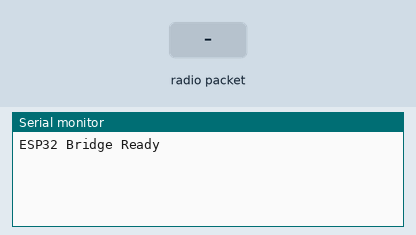
Recording of a program running on a simulated ESP32. On the bench: the last lines printed to the serial monitor. The test bench sets the inputs (shaded band).

Above: at 1.2 s.
1.3 s: radio packet "5" arrives
At 2.2 s:
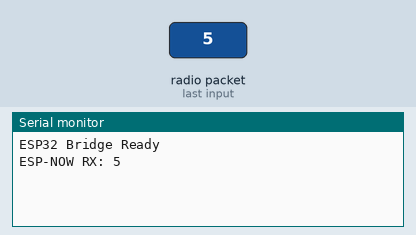
2.8 s: radio packet "90" arrives
At 3.4 s:
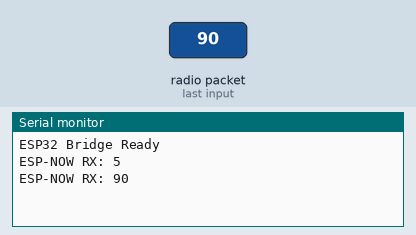
4.3 s: radio packet "200" arrives
At 5.7 s:
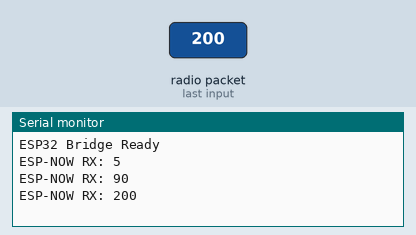

Measured:
- after the input at 1.3 s, the serial monitor: prints a new line after 0.05 s (image 1)
- after the input at 2.8 s, the serial monitor: prints a new line after 0.05 s (image 2)
- after the input at 4.3 s, the serial monitor: prints a new line after 0.05 s (image 3)

The program:

main.cpp
```cpp
#include <WiFi.h>
#include <esp_now.h>

// UART vers STM32
#define RXD2 16
#define TXD2 17

void sendToSTM32(const char* type, int target, int value)
{
  char buffer[64];

  snprintf(buffer, sizeof(buffer),
           "%s;%d;%d\n",
           type,
           target,
           value);

  Serial1.print(buffer);   // UART vers STM32
  Serial.print("TX STM32: ");
  Serial.print(buffer);    // debug USB
}

// ================= ESP-NOW RX =================
void onReceive(const uint8_t *mac, const uint8_t *data, int len)
{
  char msg[100];
  memcpy(msg, data, len);
  msg[len] = '\0';

  Serial.print("ESP-NOW RX: ");
  Serial.println(msg);

  // Exemple de parsing simple côté ESP32
  // Format reçu depuis la télécommande :
  // PWM;1;70
  // LED;1;1
  // ADC;0;0

  char *type = strtok(msg, ";");
  char *target = strtok(NULL, ";");
  char *value = strtok(NULL, ";");

  if (!type || !target || !value) return;

  sendToSTM32(type, atoi(target), atoi(value));
}

void setup()
{
  Serial.begin(115200);

  // UART vers STM32
  Serial1.begin(115200, SERIAL_8N1, RXD2, TXD2);

  WiFi.mode(WIFI_STA);

  if (esp_now_init() != ESP_OK) {
    Serial.println("ESP-NOW init failed");
    return;
  }

  esp_now_register_recv_cb(onReceive);

  Serial.println("ESP32 Bridge Ready");
}

void loop()
{
  delay(10);
}
```
